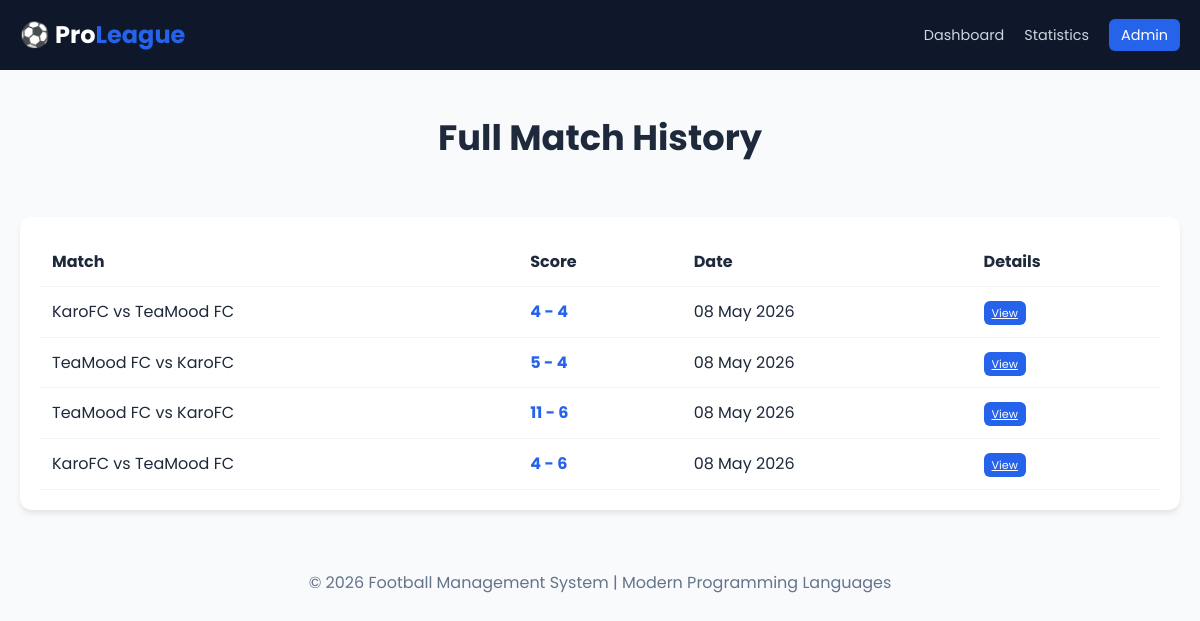
The page /matches/ on the database its author committed.
### stats/models.py (models this page shows, shortened)
class Match(models.Model):
    home_team = models.ForeignKey(Team, on_delete=models.CASCADE, related_name='home_matches')
    away_team = models.ForeignKey(Team, on_delete=models.CASCADE, related_name='away_matches')
    home_score = models.IntegerField(default=0)
    away_score = models.IntegerField(default=0)
    date = models.DateTimeField(auto_now_add=True)
    squad = models.ManyToManyField(Player, related_name='matches_played', blank=True)

class Team(models.Model):
    name = models.CharField(max_length=100, unique=True)
    city = models.CharField(max_length=50)

### stats/views.py (the view)
# urls.py: path('matches/', views.all_matches, name='all_matches'),
def all_matches(request):
    matches = Match.objects.all().order_by('-date')
    return render(request, 'stats/all_matches.html', {'matches': matches})

### stats/templates/stats/all_matches.html
{% extends 'stats/base.html' %}
{% block content %}
<div class="hero-section"><h1>Full Match History</h1></div>
<div class="card">
    <div class="table-wrapper">
        <table class="match-table">
            <thead><tr><th>Match</th><th>Score</th><th>Date</th><th>Details</th></tr></thead>
            <tbody>
                {% for m in matches %}
                <tr>
                    <td>{{ m.home_team.name }} vs {{ m.away_team.name }}</td>
                    <td class="score">{{ m.home_score }} - {{ m.away_score }}</td>
                    <td>{{ m.date|date:"d M Y" }}</td>
                    <td><a href="{% url 'match_detail' m.id %}" class="admin-btn" style="padding:4px 8px; font-size:0.7rem;">View</a></td>
                </tr>
                {% endfor %}
            </tbody>
        </table>
    </div>
</div>
{% endblock %}

### stats/templates/stats/base.html (shortened to what this page needs)
<!DOCTYPE html>
<html lang="en">
<head>
    {% load static %}
    <link rel="stylesheet" href="{% static 'css/style.css' %}">
</head>
<body>
    <nav class="navbar">
        <div class="container navbar-content">
            <a href="{% url 'home' %}" class="logo">⚽ Pro<span>League</span></a>
            <ul class="nav-links">
                <li><a href="{% url 'home' %}">Dashboard</a></li>
                <li><a href="{% url 'player_stats' %}">Statistics</a></li>
                <li><a href="/admin/" class="admin-btn">Admin</a></li>
            </ul>
        </div>
    </nav>
    <div class="container main-content">
        {% block content %}
        {% endblock %}
    </div>
    <footer>
        <p>&copy; 2026 Football Management System | Modern Programming Languages</p>
    </footer>
</body>
</html>

### stats/static/css/style.css (style rules this page uses)
:root { --primary-color: #2563eb; --dark-bg: #0f172a; --card-bg: #ffffff; --text-main: #1e293b; --text-muted: #64748b; --accent: #fbbf24; }
* { margin: 0; padding: 0; box-sizing: border-box; }
body { font-family: 'Poppins', sans-serif; background-color: #f8fafc; color: var(--text-main); line-height: 1.6; }
.container { max-width: 1200px; margin: 0 auto; padding: 0 20px; }
.navbar { background-color: var(--dark-bg); color: white; padding: 1rem 0; position: sticky; top: 0; z-index: 1000; }
.navbar-content { display: flex; justify-content: space-between; align-items: center; }
.logo { font-size: 1.5rem; font-weight: 700; text-decoration: none; color: white; }
.logo span { color: var(--primary-color); }
.nav-links { display: flex; list-style: none; gap: 20px; align-items: center; }
.nav-links a { color: #cbd5e1; text-decoration: none; font-size: 0.9rem; transition: 0.3s; }
.admin-btn { background: var(--primary-color); padding: 6px 12px; border-radius: 6px; color: white !important; }
.hero-section { padding: 40px 0; text-align: center; }
.hero-section h1 { font-size: 2.2rem; margin-bottom: 10px; }
.card { background: white; border-radius: 12px; box-shadow: 0 4px 6px -1px rgba(0,0,0,0.1); padding: 20px; margin-bottom: 20px; }
.table-wrapper { overflow-x: auto; }
.match-table { width: 100%; border-collapse: collapse; min-width: 500px; }
.match-table th, .match-table td { padding: 12px; text-align: left; border-bottom: 1px solid #f1f5f9; }
.score { font-weight: 700; color: var(--primary-color); }
footer { text-align: center; padding: 40px 0; color: var(--text-muted); }

### rows shown on the page
Match: home_team.name "KaroFC", away_team.name "TeaMood FC", home_score "4", away_score "4", date "08 May 2026"
Match: home_team.name "TeaMood FC", away_team.name "KaroFC", home_score "5", away_score "4", date "08 May 2026"
Match: home_team.name "TeaMood FC", away_team.name "KaroFC", home_score "11", away_score "6", date "08 May 2026"
Match: home_team.name "KaroFC", away_team.name "TeaMood FC", home_score "4", away_score "6", date "08 May 2026"
